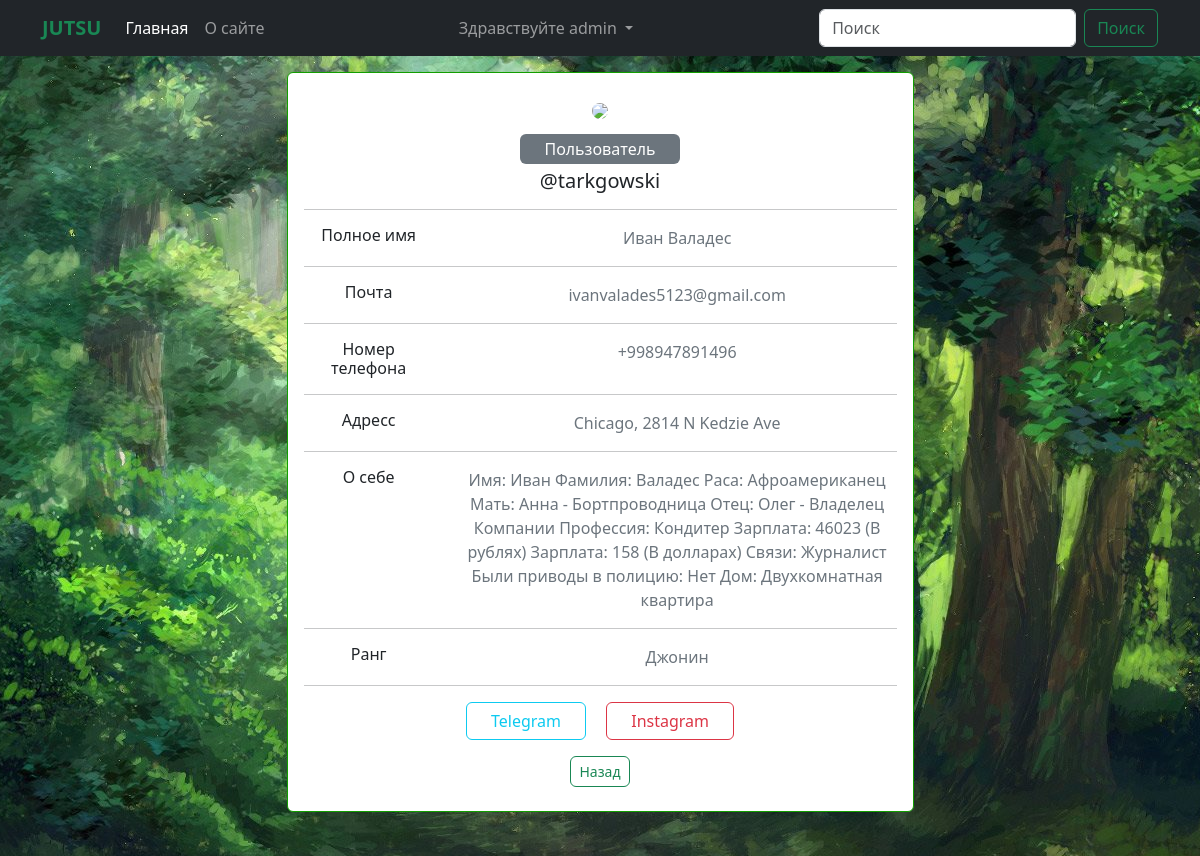
The app's page /profile/3/ (signed in) with its own data.
### blog/models.py (models this page shows, shortened)
class Profile(models.Model):
    user = models.ForeignKey(User, on_delete=models.CASCADE, verbose_name='Пользователь')
    photo = models.ImageField(upload_to='profiles/', verbose_name='Фото профиля', blank=True, null=True)
    phone_number = models.CharField(max_length=30, null=True, blank=True)
    address = models.CharField(max_length=300, null=True, blank=True)
    about = models.TextField(blank=True)
    status = models.ForeignKey(Status, on_delete=models.CASCADE, verbose_name='Статус', blank=True, null=True)
    rank = models.ForeignKey(Rank, on_delete=models.CASCADE, verbose_name='Звание', blank=True, null=True)
    instagram = models.CharField(max_length=300, blank=True, null=True)
    telegram = models.CharField(max_length=300, blank=True, null=True)
    created_at = models.DateTimeField(auto_now_add=True, verbose_name='Дата создания', blank=True, null=True)
    def get_photo(self):
        try:
            return self.photo.url
        except:
            return 'https://www.murrayglass.com/wp-content/uploads/2020/10/avatar-scaled.jpeg'
    class Meta:
        verbose_name = 'Профиль'
        verbose_name_plural = 'Профили'

class Status(models.Model):
    title = models.CharField(max_length=255, verbose_name='Статус')
    def __str__(self):
        return self.title
    class Meta:
        verbose_name = 'Статус'
        verbose_name_plural = 'Статусы'

class Rank(models.Model):
    title = models.CharField(max_length=255, verbose_name='Звание')
    def __str__(self):
        return self.title
    class Meta:
        verbose_name = 'Звание'
        verbose_name_plural = 'Звании'

### blog/views.py (the view)
# urls.py: path('profile/<int:pk>/', profile_view, name='profile'),
def profile_view(request, pk):
    profile = Profile.objects.get(user_id=pk)
    context = {
        'profile': profile,
        'title': f'Пользователь: {profile.user.username}'
    }
    return render(request, 'blog/profile.html', context=context)

### blog/templates/blog/profile.html (shortened to what this page needs)
{% extends 'base.html' %}
{% block main %}
<div class="block_main" style="height: 100vh;">
    <div class="container">
        <div class="container pt-3">
            <div class="row d-flex justify-content-center">
                <div class="col-md-7">
                    <div class="card p-3 py-4">
                        <div class="text-center">
                            <img src="{{ profile.get_photo }}" width="100" class="rounded-circle">
                        </div>
                        <div class="text-center mt-3">
                            <span class="bg-secondary p-1 px-4 rounded text-white">{{ profile.status }}</span>
                            <h5 class="mt-2 mb-0">@{{ profile.user.username }}</h5>
                            <hr>
                            <div class="row">
                                <div class="col-sm-3">
                                    <h6 class="mb-0">Полное имя</h6>
                                </div>
                                <div class="col-sm-9 text-secondary">
                                    {{ profile.user.first_name }} {{ profile.user.last_name }}
                                </div>
                            </div>
                            <hr>
                            <div class="row">
                                <div class="col-sm-3">
                                    <h6 class="mb-0">Почта</h6>
                                </div>
                                <div class="col-sm-9 text-secondary">
                                    {{ profile.user.email }}
                                </div>
                            </div>
                            <hr>
                            <div class="row">
                                <div class="col-sm-3">
                                    <h6 class="mb-0">Номер телефона</h6>
                                </div>
                                <div class="col-sm-9 text-secondary">
                                    {{ profile.phone_number }}
                                </div>
                            </div>
                            <hr>
                            <div class="row">
                                <div class="col-sm-3">
                                    <h6 class="mb-0">Адресс</h6>
                                </div>
                                <div class="col-sm-9 text-secondary">
                                    {{ profile.address }}
                                </div>
                            </div>
                            <hr>
                            <div class="row">
                                <div class="col-sm-3">
                                    <h6 class="mb-0">О себе</h6>
                                </div>
                                <div class="col-sm-9 text-secondary">
                                    {{ profile.about }}
                                </div>
                            </div>
                            <hr>
                            <div class="row">
                                <div class="col-sm-3">
                                    <h6 class="mb-0">Ранг</h6>
                                </div>
                                <div class="col-sm-9 text-secondary">
                                    {{ profile.rank }}
                                </div>
                            </div>
                            <hr>
                            <div class="buttons">
                                <a href="{{ profile.telegram }}" class="btn btn-outline-info px-4" target ="_blank">Telegram</a>
                                <a href="{{ profile.instagram }}" class="btn btn-outline-danger px-4 ms-3" target ="_blank">Instagram</a>
                            </div>
                            <a href="{{ request.META.HTTP_REFERER|escape }}"
                               class="btn btn-outline-success btn-sm rounded mt-3">Назад</a>
                        </div>
                    </div>
                </div>
            </div>
        </div>
    </div>
</div>
{% endblock main %}

### templates/base.html (shortened to what this page needs)
{% load static %}
<!doctype html>
<html lang="en">
<head>
    <link href="https://cdn.jsdelivr.net/npm/bootstrap@5.3.0-alpha3/dist/css/bootstrap.min.css" rel="stylesheet"
>
    <link rel="stylesheet" href="{% static 'blog/css/style.css' %}">
</head>
<body>
<nav class="navbar navbar-expand-lg bg-dark navbar-dark">
    <div class="container">
        <a class="navbar-brand text-success fw-bold" href="{% url 'index' %}">JUTSU</a>
        <div class="collapse navbar-collapse" id="navbarSupportedContent">
            <ul class="navbar-nav me-auto mb-2 mb-lg-0">
                <li class="nav-item">
                    <a class="nav-link active" aria-current="page" href="{% url 'index' %}">Главная</a>
                </li>
                <li class="nav-item">
                    <a class="nav-link" href="{% url 'about_site' %}">О сайте</a>
                </li>
            </ul>
            <ul class="navbar-nav me-auto mb-2 mb-lg-0">
                {% if not request.user.is_authenticated %}
                <li class="nav-item">
                    <a class="nav-link active" aria-current="page" href="{% url 'login' %}">Войти</a>
                </li>
                <li class="nav-item">
                    <a class="nav-link" href="{% url 'register' %}">Зарегистрироваться</a>
                </li>
                {% else %}
                <li class="nav-item dropdown">
                    <a class="nav-link dropdown-toggle" href="#" role="button" data-bs-toggle="dropdown"
                       aria-expanded="false">
                        Здравствуйте {{ request.user.username }}
                    </a>
                </li>
                {% endif %}
            </ul>
            <form class="d-flex" role="search" method="get" action="{% url 'search' %}">
                <input name="q" class="form-control me-2" type="search" placeholder="Поиск" aria-label="Поиск">
                <button class="btn btn-outline-success border-success" type="submit">Поиск</button>
            </form>
        </div>
    </div>
</nav>
        {% block main %}
        {% endblock main %}
</body>
</html>

### blog/static/blog/css/style.css (style rules this page uses)
body { background: white; }
.card { border: 1px solid rgb(18, 158, 0) !important; }
.block_main { background-position: center; background-image: url(../image/4.jpg); background-attachment: fixed; }

### records on screen
Profile: status "Пользователь", user.username "tarkgowski", user.first_name "Иван", user.last_name "Валадес", user.email "ivanvalades5123@gmail.com", phone_number "+998947891496", address "Chicago, 2814 N Kedzie Ave", about "Имя: Иван Фамилия: Валадес Раса: Афроамериканец Мать: Анна - Бортпроводница Отец: Олег - Владелец Компании Профессия: Кондитер Зарплата: 46023 (В рублях) Зарплата: 158 (В долларах) Связи: Журналист Были приводы в полицию: Нет Дом: Двухкомнатная квартира", rank "Джонин"

### other values on screen
{{ request.user.username }} "admin"
